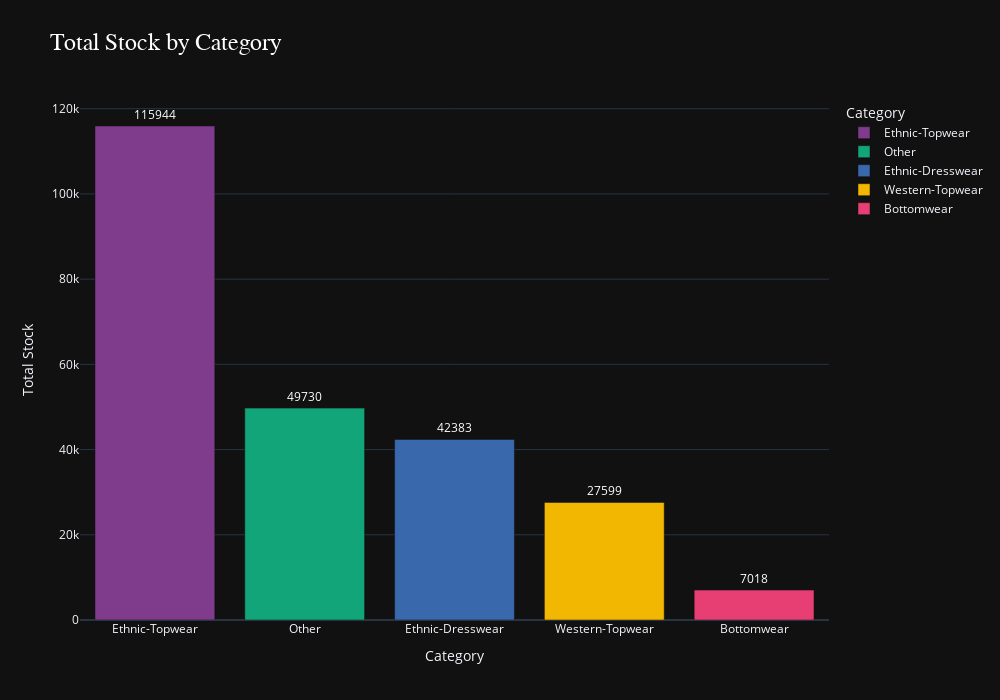

Write notebook code for a chart like this one.
### Code cell
import plotly.express as px
import pandas as pd

# Step 1: Aggregate and sort stock by category
category_stock = df.groupby('Category_group')['Stock'].sum().reset_index()
category_stock = category_stock.sort_values(by='Stock', ascending=False)

# Step 2: Calculate percentage contribution
category_stock['Percentage'] = (category_stock['Stock'] / category_stock['Stock'].sum() * 100).round(2)

# Step 3: Create bar chart with vibrant colors
fig1 = px.bar(
    category_stock,
    x='Category_group',
    y='Stock',
    title=" Total Stock by Category",
    text='Stock',
    color='Category_group',  # different color for each category
    color_discrete_sequence=px.colors.qualitative.Bold,  # vibrant colors
    hover_data=['Stock', 'Percentage']
)

# Step 4: Customize layout for dark background
fig1.update_traces(textposition='outside', textfont_color='white')  # text visible on dark bg
fig1.update_layout(
    xaxis={'categoryorder':'total descending'},
    width=1000,
    height=700,
    template='plotly_dark',  # dark background
    title_font=dict(size=24, family='Arial', color='white'),
    xaxis_title="Category",
    yaxis_title="Total Stock",
    uniformtext_minsize=12,
    uniformtext_mode='show',
    plot_bgcolor='#111111',  # optional extra dark
    paper_bgcolor='#111111',
    legend_title_text="Category"
)

fig1.show()

### Figure 1 — Plotly figure (JSON) as saved in the notebook; plotly's stock layout.template omitted (floating-point values rounded to 4 significant figures)
{"data": [{"customdata": [[47.78]], "hovertemplate": "Category_group=%{x}<br>Stock=%{text}<br>Percentage=%{customdata[0]}<extra></extra>", "legendgroup": "Ethnic-Topwear", "marker": {"color": "rgb(127, 60, 141)", "pattern": {"shape": ""}}, "name": "Ethnic-Topwear", "orientation": "v", "showlegend": true, "text": [115900.0], "textfont": {"color": "white"}, "textposition": "outside", "type": "bar", "x": ["Ethnic-Topwear"], "xaxis": "x", "y": [115900.0], "yaxis": "y"}, {"customdata": [[20.49]], "hovertemplate": "Category_group=%{x}<br>Stock=%{text}<br>Percentage=%{customdata[0]}<extra></extra>", "legendgroup": "Other", "marker": {"color": "rgb(17, 165, 121)", "pattern": {"shape": ""}}, "name": "Other", "orientation": "v", "showlegend": true, "text": [49730.0], "textfont": {"color": "white"}, "textposition": "outside", "type": "bar", "x": ["Other"], "xaxis": "x", "y": [49730.0], "yaxis": "y"}, {"customdata": [[17.46]], "hovertemplate": "Category_group=%{x}<br>Stock=%{text}<br>Percentage=%{customdata[0]}<extra></extra>", "legendgroup": "Ethnic-Dresswear", "marker": {"color": "rgb(57, 105, 172)", "pattern": {"shape": ""}}, "name": "Ethnic-Dresswear", "orientation": "v", "showlegend": true, "text": [42380.0], "textfont": {"color": "white"}, "textposition": "outside", "type": "bar", "x": ["Ethnic-Dresswear"], "xaxis": "x", "y": [42380.0], "yaxis": "y"}, {"customdata": [[11.37]], "hovertemplate": "Category_group=%{x}<br>Stock=%{text}<br>Percentage=%{customdata[0]}<extra></extra>", "legendgroup": "Western-Topwear", "marker": {"color": "rgb(242, 183, 1)", "pattern": {"shape": ""}}, "name": "Western-Topwear", "orientation": "v", "showlegend": true, "text": [27600.0], "textfont": {"color": "white"}, "textposition": "outside", "type": "bar", "x": ["Western-Topwear"], "xaxis": "x", "y": [27600.0], "yaxis": "y"}, {"customdata": [[2.89]], "hovertemplate": "Category_group=%{x}<br>Stock=%{text}<br>Percentage=%{customdata[0]}<extra></extra>", "legendgroup": "Bottomwear", "marker": {"color": "rgb(231, 63, 116)", "pattern": {"shape": ""}}, "name": "Bottomwear", "orientation": "v", "showlegend": true, "text": [7018.0], "textfont": {"color": "white"}, "textposition": "outside", "type": "bar", "x": ["Bottomwear"], "xaxis": "x", "y": [7018.0], "yaxis": "y"}], "layout": {"barmode": "relative", "height": 700, "legend": {"title": {"text": "Category"}, "tracegroupgap": 0}, "paper_bgcolor": "#111111", "plot_bgcolor": "#111111", "title": {"font": {"color": "white", "family": "Arial", "size": 24}, "text": " Total Stock by Category"}, "uniformtext": {"minsize": 12, "mode": "show"}, "width": 1000, "xaxis": {"anchor": "y", "categoryarray": ["Ethnic-Topwear", "Other", "Ethnic-Dresswear", "Western-Topwear", "Bottomwear"], "categoryorder": "total descending", "domain": [0, 1], "title": {"text": "Category"}}, "yaxis": {"anchor": "x", "domain": [0, 1], "title": {"text": "Total Stock"}}}}
